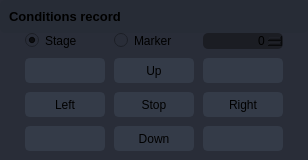
                    <widget class="QFrame" name="frame_div_Cell">
                     <property name="minimumSize">
                      <size>
                       <width>0</width>
                       <height>0</height>
                      </size>
                     </property>
                     <property name="maximumSize">
                      <size>
                       <width>400</width>
                       <height>16777215</height>
                      </size>
                     </property>
                     <property name="styleSheet">
                      <string notr="true">background-color: rgb(41, 45, 56);
border-radius: 5px;
</string>
                     </property>
                     <property name="frameShape">
                      <enum>QFrame::NoFrame</enum>
                     </property>
                     <property name="frameShadow">
                      <enum>QFrame::Raised</enum>
                     </property>
                     <layout class="QVBoxLayout" name="verticalLayout_16">
                      <property name="spacing">
                       <number>0</number>
                      </property>
                      <property name="leftMargin">
                       <number>0</number>
                      </property>
                      <property name="topMargin">
                       <number>0</number>
                      </property>
                      <property name="rightMargin">
                       <number>0</number>
                      </property>
                      <property name="bottomMargin">
                       <number>0</number>
                      </property>
                      <item>
                       <widget class="QFrame" name="frame_title_Cell">
                        <property name="maximumSize">
                         <size>
                          <width>16777215</width>
                          <height>35</height>
                         </size>
                        </property>
                        <property name="styleSheet">
                         <string notr="true">background-color: rgb(39, 44, 54);</string>
                        </property>
                        <property name="frameShape">
                         <enum>QFrame::StyledPanel</enum>
                        </property>
                        <property name="frameShadow">
                         <enum>QFrame::Raised</enum>
                        </property>
                        <layout class="QVBoxLayout" name="verticalLayout_17">
                         <item>
                          <widget class="QLabel" name="label_title_Cell">
                           <property name="font">
                            <font>
                             <family>Segoe UI</family>
                             <pointsize>10</pointsize>
                             <weight>75</weight>
                             <bold>true</bold>
                            </font>
                           </property>
                           <property name="styleSheet">
                            <string notr="true"/>
                           </property>
                           <property name="text">
                            <string>Conditions record</string>
                           </property>
                          </widget>
                         </item>
                        </layout>
                       </widget>
                      </item>
                      <item>
                       <widget class="QFrame" name="frame_3">
                        <property name="frameShape">
                         <enum>QFrame::StyledPanel</enum>
                        </property>
                        <property name="frameShadow">
                         <enum>QFrame::Raised</enum>
                        </property>
                        <layout class="QHBoxLayout" name="horizontalLayout_20">
                         <property name="leftMargin">
                          <number>25</number>
                         </property>
                         <property name="topMargin">
                          <number>0</number>
                         </property>
                         <property name="rightMargin">
                          <number>25</number>
                         </property>
                         <property name="bottomMargin">
                          <number>9</number>
                         </property>
                         <item>
                          <layout class="QGridLayout" name="gridLayout_6">
                           <property name="spacing">
                            <number>9</number>
                           </property>
                           <item row="1" column="0">
                            <widget class="QPushButton" name="pushButton_UpLeft">
                             <property name="enabled">
                              <bool>true</bool>
                             </property>
                             <property name="minimumSize">
                              <size>
                               <width>80</width>
                               <height>25</height>
                              </size>
                             </property>
                             <property name="font">
                              <font>
                               <family>Segoe UI</family>
                              </font>
                             </property>
                             <property name="styleSheet">
                              <string notr="true">QPushButton {
	border: 2px solid rgb(52, 59, 72);
	border-radius: 5px;	
	background-color: rgb(52, 59, 72);
}
QPushButton:hover {
	background-color: rgb(57, 65, 80);
	border: 2px solid rgb(61, 70, 86);
}
QPushButton:pressed {	
	background-color: rgb(35, 40, 49);
	border: 2px solid rgb(43, 50, 61);
}</string>
                             </property>
                             <property name="text">
                              <string/>
                             </property>
                            </widget>
                           </item>
                           <item row="1" column="2">
                            <widget class="QPushButton" name="pushButton_UpRight">
                             <property name="enabled">
                              <bool>true</bool>
                             </property>
                             <property name="minimumSize">
                              <size>
                               <width>80</width>
                               <height>25</height>
                              </size>
                             </property>
                             <property name="font">
                              <font>
                               <family>Segoe UI</family>
                              </font>
                             </property>
                             <property name="styleSheet">
                              <string notr="true">QPushButton {
	border: 2px solid rgb(52, 59, 72);
	border-radius: 5px;	
	background-color: rgb(52, 59, 72);
}
QPushButton:hover {
	background-color: rgb(57, 65, 80);
	border: 2px solid rgb(61, 70, 86);
}
QPushButton:pressed {	
	background-color: rgb(35, 40, 49);
	border: 2px solid rgb(43, 50, 61);
}</string>
                             </property>
                             <property name="text">
                              <string/>
                             </property>
                            </widget>
                           </item>
                           <item row="3" column="1">
                            <widget class="QPushButton" name="pushButton_Down">
                             <property name="enabled">
                              <bool>true</bool>
                             </property>
                             <property name="minimumSize">
                              <size>
                               <width>80</width>
                               <height>25</height>
                              </size>
                             </property>
                             <property name="font">
                              <font>
                               <family>Segoe UI</family>
                              </font>
                             </property>
                             <property name="styleSheet">
                              <string notr="true">QPushButton {
	border: 2px solid rgb(52, 59, 72);
	border-radius: 5px;	
	background-color: rgb(52, 59, 72);
}
QPushButton:hover {
	background-color: rgb(57, 65, 80);
	border: 2px solid rgb(61, 70, 86);
}
QPushButton:pressed {	
	background-color: rgb(35, 40, 49);
	border: 2px solid rgb(43, 50, 61);
}</string>
                             </property>
                             <property name="text">
                              <string>Down</string>
                             </property>
                             <property name="shortcut">
                              <string>Down</string>
                             </property>
                            </widget>
                           </item>
                           <item row="2" column="0">
                            <widget class="QPushButton" name="pushButton_Left">
                             <property name="enabled">
                              <bool>true</bool>
                             </property>
                             <property name="minimumSize">
                              <size>
                               <width>80</width>
                               <height>25</height>
                              </size>
                             </property>
                             <property name="font">
                              <font>
                               <family>Segoe UI</family>
                              </font>
                             </property>
                             <property name="styleSheet">
                              <string notr="true">QPushButton {
	border: 2px solid rgb(52, 59, 72);
	border-radius: 5px;	
	background-color: rgb(52, 59, 72);
}
QPushButton:hover {
	background-color: rgb(57, 65, 80);
	border: 2px solid rgb(61, 70, 86);
}
QPushButton:pressed {	
	background-color: rgb(35, 40, 49);
	border: 2px solid rgb(43, 50, 61);
}</string>
                             </property>
                             <property name="text">
                              <string>Left</string>
                             </property>
                             <property name="shortcut">
                              <string>Left</string>
                             </property>
                            </widget>
                           </item>
                           <item row="2" column="1">
                            <widget class="QPushButton" name="pushButton_Stop">
                             <property name="enabled">
                              <bool>true</bool>
                             </property>
                             <property name="minimumSize">
                              <size>
                               <width>80</width>
                               <height>25</height>
                              </size>
                             </property>
                             <property name="font">
                              <font>
                               <family>Segoe UI</family>
                              </font>
                             </property>
                             <property name="styleSheet">
                              <string notr="true">QPushButton {
	border: 2px solid rgb(52, 59, 72);
	border-radius: 5px;	
	background-color: rgb(52, 59, 72);
}
QPushButton:hover {
	background-color: rgb(57, 65, 80);
	border: 2px solid rgb(61, 70, 86);
}
QPushButton:pressed {	
	background-color: rgb(35, 40, 49);
	border: 2px solid rgb(43, 50, 61);
}</string>
                             </property>
                             <property name="text">
                              <string>Stop</string>
                             </property>
                            </widget>
                           </item>
                           <item row="3" column="0">
                            <widget class="QPushButton" name="pushButton_LowLeft">
                             <property name="enabled">
                              <bool>true</bool>
                             </property>
                             <property name="minimumSize">
                              <size>
                               <width>80</width>
                               <height>25</height>
                              </size>
                             </property>
                             <property name="font">
                              <font>
                               <family>Segoe UI</family>
                              </font>
                             </property>
                             <property name="styleSheet">
                              <string notr="true">QPushButton {
	border: 2px solid rgb(52, 59, 72);
	border-radius: 5px;	
	background-color: rgb(52, 59, 72);
}
QPushButton:hover {
	background-color: rgb(57, 65, 80);
	border: 2px solid rgb(61, 70, 86);
}
QPushButton:pressed {	
	background-color: rgb(35, 40, 49);
	border: 2px solid rgb(43, 50, 61);
}</string>
                             </property>
                             <property name="text">
                              <string/>
                             </property>
                            </widget>
                           </item>
                           <item row="1" column="1">
                            <widget class="QPushButton" name="pushButton_Up">
                             <property name="enabled">
                              <bool>true</bool>
                             </property>
                             <property name="minimumSize">
                              <size>
                               <width>80</width>
                               <height>25</height>
                              </size>
                             </property>
                             <property name="font">
                              <font>
                               <family>Segoe UI</family>
                              </font>
                             </property>
                             <property name="styleSheet">
                              <string notr="true">QPushButton {
	border: 2px solid rgb(52, 59, 72);
	border-radius: 5px;	
	background-color: rgb(52, 59, 72);
}
QPushButton:hover {
	background-color: rgb(57, 65, 80);
	border: 2px solid rgb(61, 70, 86);
}
QPushButton:pressed {	
	background-color: rgb(35, 40, 49);
	border: 2px solid rgb(43, 50, 61);
}</string>
                             </property>
                             <property name="text">
                              <string>Up</string>
                             </property>
                             <property name="shortcut">
                              <string>Up</string>
                             </property>
                            </widget>
                           </item>
                           <item row="2" column="2">
                            <widget class="QPushButton" name="pushButton_Right">
                             <property name="enabled">
                              <bool>true</bool>
                             </property>
                             <property name="minimumSize">
                              <size>
                               <width>80</width>
                               <height>25</height>
                              </size>
                             </property>
                             <property name="font">
                              <font>
                               <family>Segoe UI</family>
                              </font>
                             </property>
                             <property name="styleSheet">
                              <string notr="true">QPushButton {
	border: 2px solid rgb(52, 59, 72);
	border-radius: 5px;	
	background-color: rgb(52, 59, 72);
}
QPushButton:hover {
	background-color: rgb(57, 65, 80);
	border: 2px solid rgb(61, 70, 86);
}
QPushButton:pressed {	
	background-color: rgb(35, 40, 49);
	border: 2px solid rgb(43, 50, 61);
}</string>
                             </property>
                             <property name="text">
                              <string>Right</string>
                             </property>
                             <property name="shortcut">
                              <string>Right</string>
                             </property>
                            </widget>
                           </item>
                           <item row="3" column="2">
                            <widget class="QPushButton" name="pushButton_LowRight">
                             <property name="enabled">
                              <bool>true</bool>
                             </property>
                             <property name="minimumSize">
                              <size>
                               <width>80</width>
                               <height>25</height>
                              </size>
                             </property>
                             <property name="font">
                              <font>
                               <family>Segoe UI</family>
                              </font>
                             </property>
                             <property name="styleSheet">
                              <string notr="true">QPushButton {
	border: 2px solid rgb(52, 59, 72);
	border-radius: 5px;	
	background-color: rgb(52, 59, 72);
}
QPushButton:hover {
	background-color: rgb(57, 65, 80);
	border: 2px solid rgb(61, 70, 86);
}
QPushButton:pressed {	
	background-color: rgb(35, 40, 49);
	border: 2px solid rgb(43, 50, 61);
}</string>
                             </property>
                             <property name="text">
                              <string/>
                             </property>
                            </widget>
                           </item>
                           <item row="0" column="0">
                            <widget class="QRadioButton" name="radioButton_Stage">
                             <property name="font">
                              <font>
                               <family>Segoe UI</family>
                              </font>
                             </property>
                             <property name="styleSheet">
                              <string notr="true"/>
                             </property>
                             <property name="text">
                              <string>Stage</string>
                             </property>
                             <property name="shortcut">
                              <string>Q</string>
                             </property>
                             <property name="checked">
                              <bool>true</bool>
                             </property>
                            </widget>
                           </item>
                           <item row="0" column="1">
                            <widget class="QRadioButton" name="radioButton_Marker">
                             <property name="font">
                              <font>
                               <family>Segoe UI</family>
                              </font>
                             </property>
                             <property name="styleSheet">
                              <string notr="true"/>
                             </property>
                             <property name="text">
                              <string>Marker</string>
                             </property>
                             <property name="shortcut">
                              <string>W</string>
                             </property>
                             <property name="checkable">
                              <bool>true</bool>
                             </property>
                            </widget>
                           </item>
                           <item row="0" column="2">
                            <widget class="QSpinBox" name="spinBox_Mmodify">
                             <property name="font">
                              <font>
                               <family>Segoe UI</family>
                              </font>
                             </property>
                             <property name="styleSheet">
                              <string notr="true">background-color: rgb(27, 29, 35);</string>
                             </property>
                             <property name="alignment">
                              <set>Qt::AlignRight|Qt::AlignTrailing|Qt::AlignVCenter</set>
                             </property>
                             <property name="maximum">
                              <number>10</number>
                             </property>
                            </widget>
                           </item>
                          </layout>
                         </item>
                        </layout>
                       </widget>
                      </item>
                     </layout>
                    </widget>
